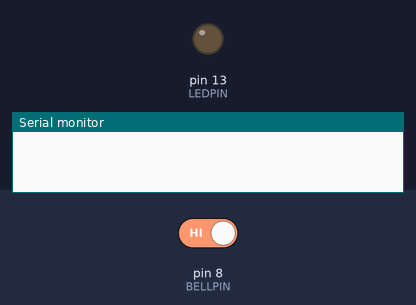
This sketch was run on a simulated Arduino Uno, built with avr-gcc and run on an emulated ATmega328P. On the bench: output pins drawn as LEDs (lit = HIGH), the last lines printed to the serial monitor. Inputs (shaded band) come from the test bench; at power-on: pin 8 (BELLPIN) HIGH.

Above: at 1.2 s.
1.3 s: pin 8 (BELLPIN) driven LOW
At 1.7 s:
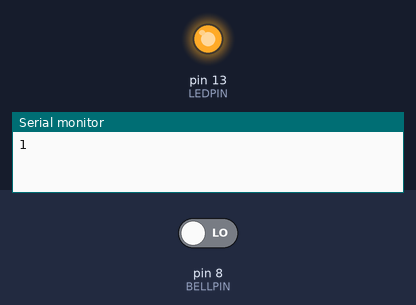
2.8 s: pin 8 (BELLPIN) driven HIGH
At 4.0 s:
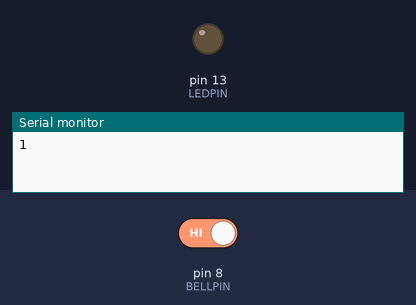
Timing chart, 0 to 5.8 s (numbered marks = the images above; inputs shaded):
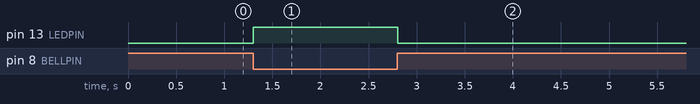

Measured:
- after the input at 1.3 s, pin 13 (LEDPIN): LOW → HIGH at once
- after the input at 2.8 s, pin 13 (LEDPIN): HIGH → LOW at once

The sketch:

doorBell.ino
```cpp
const int LEDPIN = 13; // Visual confirmation
const int BELLPIN = 8; // Pull-up!

// Setup pin's
void setup() {
  // Set a nice baud rate
  Serial.begin(9600);

  // We can keep things really simple by
  // using the internal pull-up resistor
  // of the ATmega. I didn't so this is
  // commented
  // pinMode(13, INPUT_PULLUP);

  pinMode(LEDPIN, OUTPUT);
  pinMode(BELLPIN, INPUT);
  digitalWrite(LEDPIN, LOW);
}

boolean inbel = false;
void loop() {

  // We're using a pull up resistor so we're waiting for low on the pin
  if (digitalRead(BELLPIN) == LOW) {

    // Most radio doorbells switch for seconds on end
    // to prevent another notification when we enter
    // the loop again we track with `inbel` if the board
    // circuit is still low. (Incidently this will prevent
    // multiple messages for people with ichy trigger fingers)
    if ( !inbel ) {
      inbel = true;
      Serial.println(1); // DING DONG write `1` on serial
    }
    digitalWrite(LEDPIN, HIGH); // Visual confirmation

  } else {
    // Check if we're going back high from a previous
    // doorbell cycle.
    if ( inbel ) {
      inbel = false;
    }
    digitalWrite(LEDPIN, LOW);
  }

  delay(5); // Play nice
}
```
